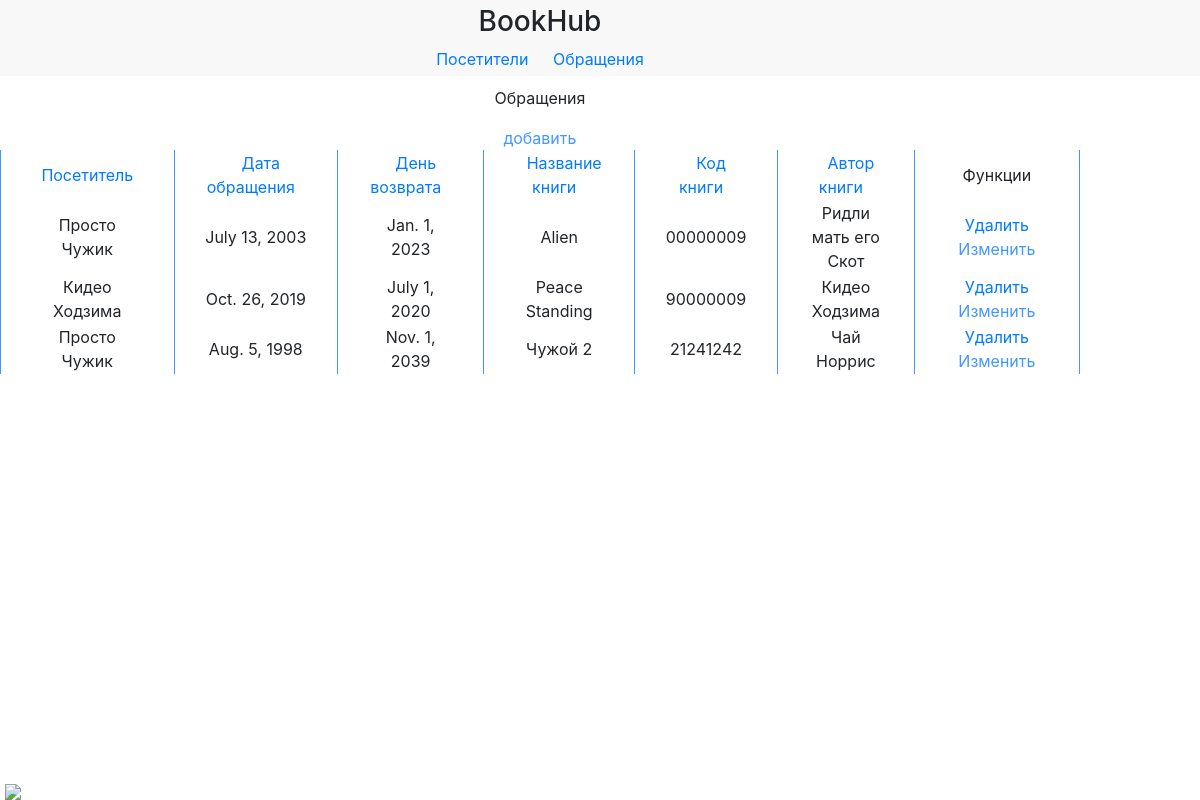
Before: / with the older database file.
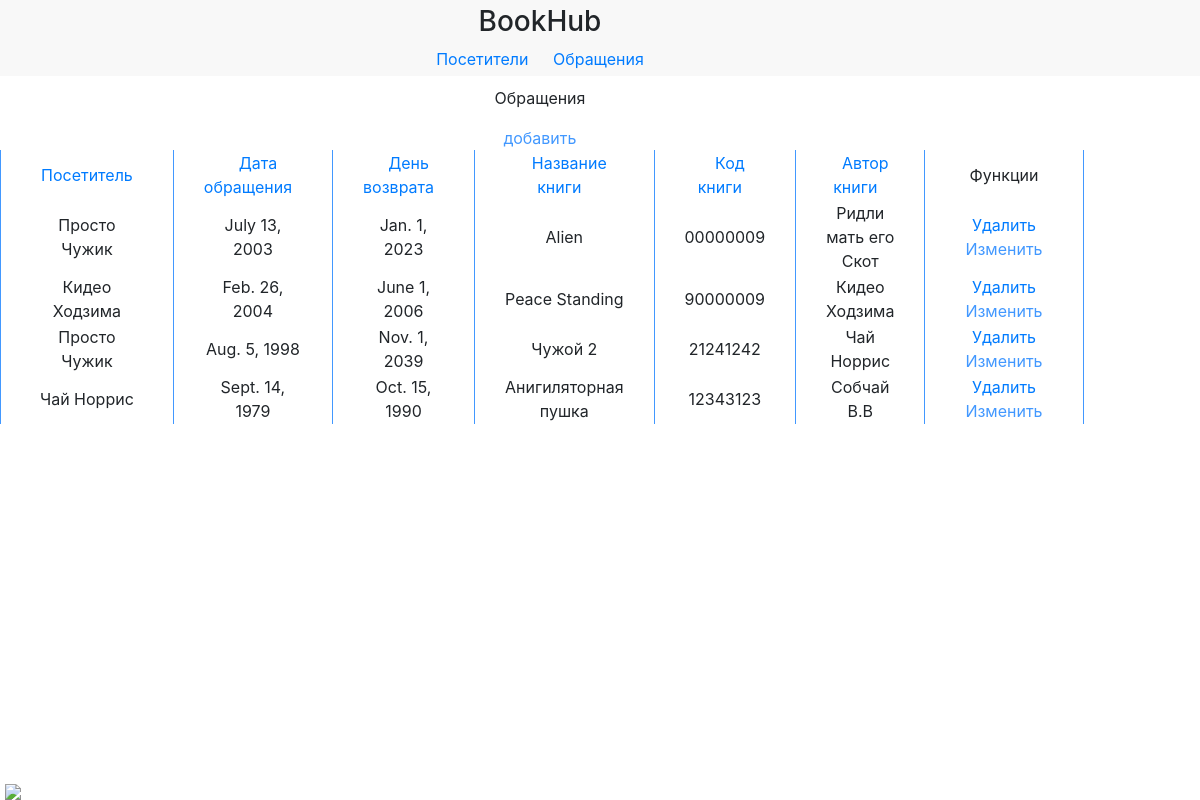
After: the same page with the newer database file.
### app/models.py (models this page shows)
class Usage(models.Model):
    visitor = models.ForeignKey(
        Visitor,
        on_delete = models.CASCADE
        )
    date_on = models.DateField(
    )
    date_of = models.DateField(
    )
    book_name = models.CharField(
        max_length = 30
    )
    book_id = models.CharField(
        max_length = 8
    )
    book_author = models.CharField(
        max_length = 30
    )

class Visitor(models.Model):
    fio = models.CharField(
        max_length = 30
        )
    num = models.CharField(
        max_length = 8
    )
    birthday = models.DateField(
    )
    gender = models.CharField(
        max_length = 6,
        choices = gen
    )
    def __str__(self):
        return self.fio

### app/views.py (the view)
# urls.py: path('', UsagesView),
def UsagesView(request):
    if request.method == "POST":
        form = AddUsageForm(request.POST)
        if form.is_valid():
            form.save()
            return HttpResponseRedirect('/usages/')
    else:
        try:
            sort_settings = request.GET.get('sort')
            model = sort_usages(sort_settings)
        except:
            model = Usage.objects.all()
        form = AddUsageForm()
        return render(
            request,
            'usages.html',
            {'form': form , 'model': model}
        )

### app/views.py (called while the page is built)
def sort_usages(sort_settings):
    return Usage.objects.order_by(sort_settings)

### app/templates/usages.html (shortened to what this page needs)
<!DOCTYPE html>
<html>
    <head>
        <link rel="stylesheet" href="https://stackpath.bootstrapcdn.com/bootstrap/4.4.1/css/bootstrap.min.css">
    </head>
    <body>
        <header>
            <div class="content">
                <h3>BookHub</h3>
                <div class="menu">
                    <a href="{% url 'visitors' %}">Посетители</a>
                    <a href="{% url 'usages' %}">Обращения</a>
                </div>
            </div>
        </header>
        <div class="main">
            <div class="content">
                <p>Обращения</p><a style="color: #4298FF;" onclick="openForm()">добавить</a>
                <table>
                    <thead>
                        <tr>
                            <td>
                                <a href="?sort=visitor">Посетитель</a>
                            </td>
                            <td>
                                <a href="?sort=date_on">Дата обращения</a>
                            </td>
                            <td>
                                <a href="?sort=date_of">День возврата</a>
                            </td>
                            <td>
                                <a href="?sort=book_name">Название книги</a>
                            </td>
                            <td>
                                <a href="?sort=book_id">Код книги</a>
                            </td>
                            <td>
                                <a href="?sort6=book_author">Автор книги</a>
                            </td>
                            <td>Функции</td>
                        </tr>
                    </thead>
                    <tbody>
                        {% if model %}
                        {% for m in model %}
                        <tr>
                            <td>{{ m.visitor }}</td>
                            <td>{{ m.date_on }}</td>
                            <td>{{ m.date_of }}</td>
                            <td>{{ m.book_name }}</td>
                            <td>{{ m.book_id }}</td>
                            <td>{{ m.book_author }}</td>
                            <td>
                                <a href="{% url 'delusage' %}?id={{ m.id }}">Удалить</a>
                                <a onclick='openCF(this)' class="{{m.id}}" style="color: #4298FF;">Изменить</a>
                            </td>
                        </tr>
                        {% endfor %}
                        {% endif%}
                    </tbody>
                </table>
            </div>
        </div>
        <img class="snup" src="https://i.gifer.com/origin/bb/bb242e31f5faafce660bc89fd0f9d9ed_w200.gif">
    </body>
</html>

Changed rows visible on the page:
changed Usage "Peace Standing": date_on "Oct. 26, 2019" → "Feb. 26, 2004"; date_of "July 1, 2020" → "June 1, 2006"
added Usage: visitor "Чай Норрис", date_on "Sept. 14, 1979", date_of "Oct. 15, 1990", book_name "Анигиляторная пушка", book_id "12343123", book_author "Собчай В.В"
